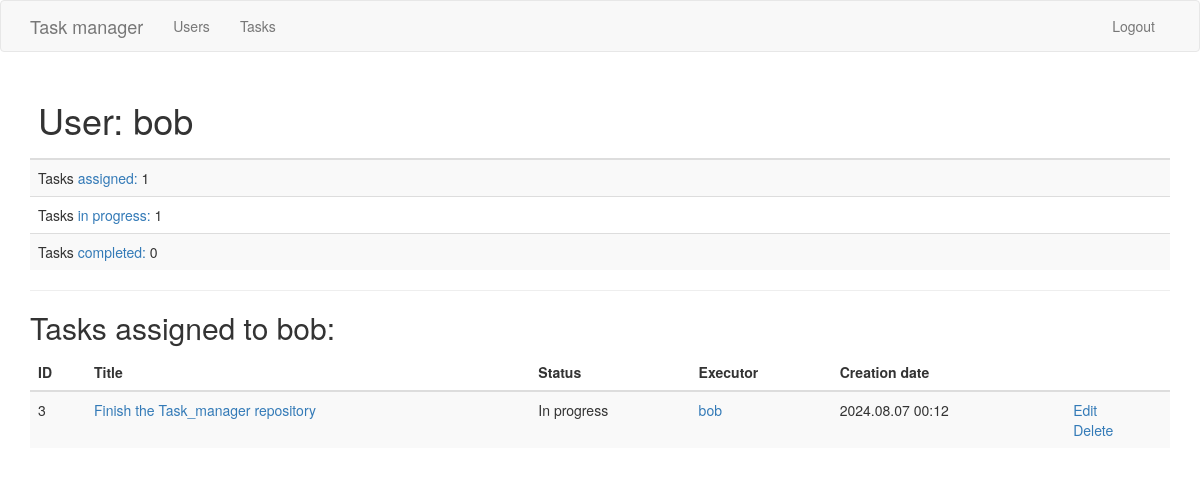
Page /user/bob (signed in) on the earlier database version.
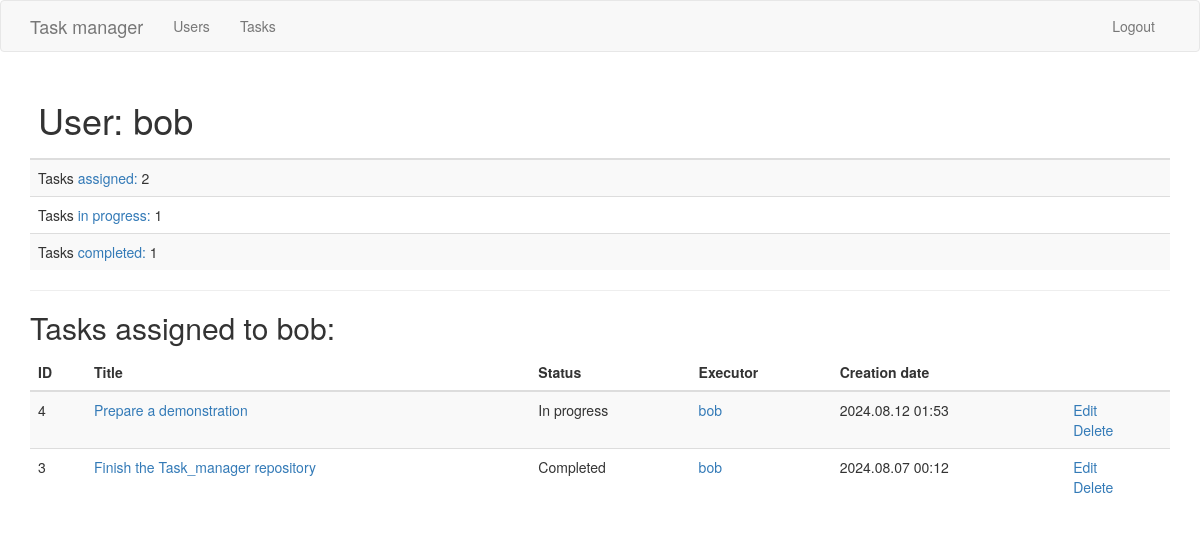
Same page on the later database version.
### app/models.py (models this page shows, shortened)
class User(UserMixin, db.Model):
	id = db.Column(db.Integer, primary_key=True)
	username = db.Column(db.String(64), index=True, unique=True)
	email = db.Column(db.String(120), index=True, unique=True)
	password_hash = db.Column(db.String(128))
	tasks = db.relationship('Task', backref='executor', lazy='dynamic')
	token = db.Column(db.String(32), index=True, unique=True)
	token_expiration = db.Column(db.DateTime)

class Task(db.Model):
	id = db.Column(db.Integer, primary_key=True)
	title = db.Column(db.String(140))
	description = db.Column(db.String(2000))
	created_at = db.Column(db.DateTime, index=True, default=datetime.utcnow)
	updated_at = db.Column(db.DateTime, index=True, default=datetime.utcnow)
	status = db.Column(db.String(11), index=True, default='Created')
	executor_id = db.Column(db.Integer, db.ForeignKey('user.id'))

### app/routes.py (the view)
@app.route('/user/<username>')
@login_required
def user(username):
	user = User.query.filter_by(username=username).first_or_404()
	tasks = user.tasks.order_by(Task.created_at.desc()).all()
	return render_template('user.html', user=user, tasks=tasks)

### app/models.py (called while the page is built)
@login.user_loader
def load_user(id):
	return User.query.get(int(id))

### app/templates/user.html
{% extends "base.html" %}
{% block content %}
	<table class="table table-striped">
		<thead>
			<tr><th><h1>User: {{ user.username }}</h1></th></tr>
		</thead>
		<tbody>
			<tr><td>Tasks
				<a href="javascript:task_filter(username='{{ user.username }}',
												status='',
												description='Tasks assigned to {{ user.username }}:');">
					assigned:
				</a> {{ user.tasks.count() }}
			</td></tr>
			<tr><td>Tasks
				<a href="javascript:task_filter(username='{{ user.username }}',
												status='In progress',
												description='Tasks in progress:');">
					in progress:
				</a> {{ user.tasks.filter_by(status='In progress').count() }}
			</td></tr>
			<tr><td>Tasks
				<a href="javascript:task_filter(username='{{ user.username }}',
												status='Completed',
												description='Tasks completed:');">
					completed:
				</a> {{ user.tasks.filter_by(status='Completed').count() }}
			</td></tr>
		</tbody>
	</table>
	<hr>
	{% if tasks %}
	<h2 id="description">Tasks assigned to {{ user.username }}:</h2>
	{% include '_tasks_listing.html' %}
	{% endif %}
{% endblock %}

### app/templates/base.html (shortened to what this page needs)
<!doctype html>
<html>
	<head>
		<link
			rel="stylesheet"
			href="https://cdn.jsdelivr.net/npm/bootstrap@3.3.7/dist/css/bootstrap.min.css"
>
	</head>
	<body>
		<nav class="navbar navbar-default">
			<div class="container">
				<div class="navbar-header">
					<a class="navbar-brand" href="{{ url_for('index') }}">Task manager</a>
				</div>
				<div class="collapse navbar-collapse" id="bs-example-navbar-collapse-1">
					<ul class="nav navbar-nav">
						<li><a href="{{ url_for('users') }}">Users</a></li>
						<li><a href="{{ url_for('tasks') }}">Tasks</a></li>
					</ul>
					<ul class="nav navbar-nav navbar-right">
						{% if current_user.is_anonymous %}
						<li><a href="{{ url_for('auth.login') }}">Login</a></li>
						{% else %}
						<li><a href="{{ url_for('auth.logout') }}">Logout</a></li>
						{% endif %}
					</ul>
				</div>
			</div>
		</nav>
		<div class="container mt-3">
			{% block content %}{% endblock %}
		</div>
	</body>
</html>

### app/templates/_tasks_listing.html
<table class="table table-striped" id="task-table">
	<thead>
		<tr>
			<th scope="col">ID</th>
			<th scope="col">Title</th>
			<th scope="col">Status</th>
			<th scope="col">Executor</th>
			<th scope="col">Creation date</th>
			<th scope="col"></th>
		</tr>
	</thead>
	<tbody>
	{% for task in tasks %}
		<tr>
			<td>{{ task.id }}</td>
			<td><a href="{{ url_for('task', task_id=task.id ) }}">
					{{ task.title }}
				</a>
			</td>
			<td>{{ task.status }}</td>
			<td><a href="{{ url_for('user', username=task.executor.username ) }}">
					{{ task.executor.username }}
				</a>
			</td>
			<td>{{ task.created_at.strftime("%Y.%m.%d %H:%M") }}</td>
			<td>
				<a href="{{ url_for('edit_task', task_id=task.id ) }}">
					Edit
				</a><br>
				<a href="{{ url_for('delete_task', task_id=task.id ) }}">
					Delete
				</a>
			</td>
		</tr>
	{% endfor %}
	</tbody>
</table>

Differences in the rows shown:
added Task: id "4", title "Prepare a demonstration", status "In progress", executor.username "bob", created_at "2024.08.12 01:53"
changed Task "Finish the Task_manager repository": status "In progress" → "Completed"
Other differences:
{{ user.tasks.count() }}: "1" → "2"
{{ user.tasks.filter_by(status='Completed').count() }}: "0" → "1"
